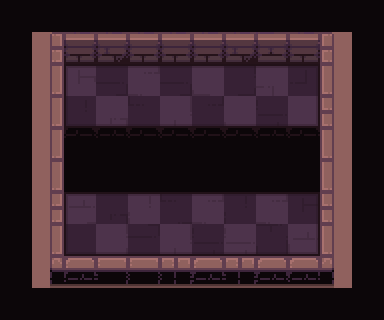

Rendered tile map (Tiled .tmx) drawn with the repository's tilesets; below, a short description and the full map source, tile grids included:
An orthogonal 12x10 tile map with 32x32 px tiles, 5 tile layers (checkers, path, types, ground, ...) and 20 objects (9x hero, 8x egg, frame, strategy, marker).

<map version="1.2" tiledversion="2019.03.13" orientation="orthogonal" renderorder="right-down" width="12" height="10" tilewidth="32" tileheight="32" infinite="0" nextlayerid="589" nextobjectid="344">
 <tileset firstgid="1" name="tileset" tilewidth="32" tileheight="32" spacing="2" margin="1" tilecount="200" columns="10">
  <image source="tileset.png" trans="000000" width="340" height="680" />
  <terraintypes>
   <terrain name="floor" tile="79" />
   <terrain name="wall" tile="69" />
   <terrain name="hole" tile="78" />
   <terrain name="infected" tile="77" />
  </terraintypes>
 </tileset>
 <layer id="584" name="checkers" width="12" height="10">
  <data encoding="csv">
69,0,69,0,69,0,69,0,69,0,69,0,
0,69,0,69,0,69,0,69,0,69,0,69,
69,0,69,0,69,0,69,0,69,0,69,0,
0,69,0,69,0,69,0,69,0,69,0,69,
69,0,69,0,69,0,69,0,69,0,69,0,
0,69,0,69,0,69,0,69,0,69,0,69,
69,0,69,0,69,0,69,0,69,0,69,0,
0,69,0,69,0,69,0,69,0,69,0,69,
69,0,69,0,69,0,69,0,69,0,69,0,
0,69,0,69,0,69,0,69,0,69,0,69
</data>
 </layer>
 <objectgroup id="14" name="camera">
  <object id="12" name="frame" type="frame" x="50.6667" y="34.3333" width="282.67" height="236.333" />
  <object id="15" name="strategy" type="strategy" x="-38" y="136">
   <point />
  </object>
 </objectgroup>
 <layer id="585" name="path" width="12" height="10">
  <data encoding="csv">
0,0,0,0,0,0,0,0,0,0,0,0,
0,0,0,0,0,0,0,0,0,0,0,0,
0,0,80,80,80,80,80,80,80,80,0,0,
0,0,80,80,80,80,80,80,80,80,0,0,
0,0,79,79,79,79,79,79,79,79,0,0,
0,0,79,79,79,79,79,79,79,79,0,0,
0,0,80,80,80,80,80,80,80,80,0,0,
0,0,80,80,80,80,80,80,80,80,0,0,
0,0,0,0,0,0,0,0,0,0,0,0,
0,0,0,0,0,0,0,0,0,0,0,0
</data>
 </layer>
 <objectgroup id="2" name="objects">
  <object id="33" name="hero" type="hero" x="81.667" y="211.168">
   <point />
  </object>
  <object id="331" name="eggsOriginMarker" type="marker" x="80" y="211.333">
   <point />
  </object>
  <object id="326" name="hero" type="hero" x="81.3337" y="88">
   <properties>
    <property name="item" type="int" value="328" />
   </properties>
   <point />
  </object>
  <object id="327" name="hero" type="hero" x="110.667" y="85.3334">
   <properties>
    <property name="item" type="int" value="329" />
   </properties>
   <point />
  </object>
  <object id="332" name="hero" type="hero" x="148" y="85.3333">
   <properties>
    <property name="item" type="int" value="338" />
   </properties>
   <point />
  </object>
  <object id="333" name="hero" type="hero" x="177.333" y="82.6667">
   <properties>
    <property name="item" type="int" value="339" />
   </properties>
   <point />
  </object>
  <object id="334" name="hero" type="hero" x="213.333" y="87.9999">
   <properties>
    <property name="item" type="int" value="340" />
   </properties>
   <point />
  </object>
  <object id="335" name="hero" type="hero" x="242.667" y="85.3333">
   <properties>
    <property name="item" type="int" value="341" />
   </properties>
   <point />
  </object>
  <object id="336" name="hero" type="hero" x="275.333" y="85.9999">
   <properties>
    <property name="item" type="int" value="342" />
   </properties>
   <point />
  </object>
  <object id="337" name="hero" type="hero" x="304.667" y="83.3333">
   <properties>
    <property name="item" type="int" value="343" />
   </properties>
   <point />
  </object>
  <object id="328" name="egg" type="egg" x="81.333" y="84">
   <properties>
    <property name="value" value="0" />
   </properties>
   <point />
  </object>
  <object id="329" name="egg" type="egg" x="110.667" y="85.3333">
   <properties>
    <property name="value" value="0" />
   </properties>
   <point />
  </object>
  <object id="338" name="egg" type="egg" x="147.333" y="80.6667">
   <properties>
    <property name="value" value="0" />
   </properties>
   <point />
  </object>
  <object id="339" name="egg" type="egg" x="176.667" y="82">
   <properties>
    <property name="value" value="0" />
   </properties>
   <point />
  </object>
  <object id="340" name="egg" type="egg" x="210.666" y="80">
   <properties>
    <property name="value" value="0" />
   </properties>
   <point />
  </object>
  <object id="341" name="egg" type="egg" x="240" y="81.3333">
   <properties>
    <property name="value" value="0" />
   </properties>
   <point />
  </object>
  <object id="342" name="egg" type="egg" x="275.333" y="80.6667">
   <properties>
    <property name="value" value="0" />
   </properties>
   <point />
  </object>
  <object id="343" name="egg" type="egg" x="304.667" y="82">
   <properties>
    <property name="value" value="0" />
   </properties>
   <point />
  </object>
 </objectgroup>
 <layer id="586" name="types" width="12" height="10">
  <data encoding="csv">
79,79,79,79,79,79,79,79,79,79,79,79,
79,70,70,70,70,70,70,70,70,70,70,79,
79,70,80,80,80,80,80,80,80,80,70,79,
79,70,80,80,80,80,80,80,80,80,70,79,
79,70,79,79,79,79,79,79,79,79,70,79,
79,70,79,79,79,79,79,79,79,79,70,79,
79,70,80,80,80,80,80,80,80,80,70,79,
79,70,80,80,80,80,80,80,80,80,70,79,
79,70,70,70,70,70,70,70,70,70,70,79,
79,79,79,79,79,79,79,79,79,79,79,79
</data>
 </layer>
 <layer id="587" name="ground" width="12" height="10">
  <data encoding="csv">
0,0,0,0,0,0,0,0,0,0,0,0,
0,1,2,4,5,2,2,4,3,2,6,0,
0,11,132,9,121,9,134,17,144,37,16,0,
0,11,40,141,10,122,7,134,38,131,26,0,
0,11,63,62,63,63,63,63,62,63,16,0,
0,11,0,0,0,0,0,0,0,0,16,0,
0,21,153,27,154,10,121,40,121,18,26,0,
0,31,19,131,28,122,38,152,29,153,36,0,
0,41,42,52,52,53,42,53,42,45,46,0,
0,0,0,0,0,0,0,0,0,0,0,0
</data>
 </layer>
 <layer id="588" name="floor_shadow" width="12" height="10">
  <data encoding="csv">
0,0,0,0,0,0,0,0,0,0,0,0,
0,0,0,0,0,0,0,0,0,0,0,0,
0,0,12,13,13,13,13,13,13,15,0,0,
0,0,32,33,33,33,33,33,33,35,0,0,
0,0,0,0,0,0,0,0,0,0,0,0,
0,0,0,0,0,0,0,0,0,0,0,0,
0,0,12,13,13,13,13,13,13,15,0,0,
0,0,32,33,33,33,33,33,33,35,0,0,
0,0,0,0,0,0,0,0,0,0,0,0,
0,0,0,0,0,0,0,0,0,0,0,0
</data>
 </layer>
</map>
